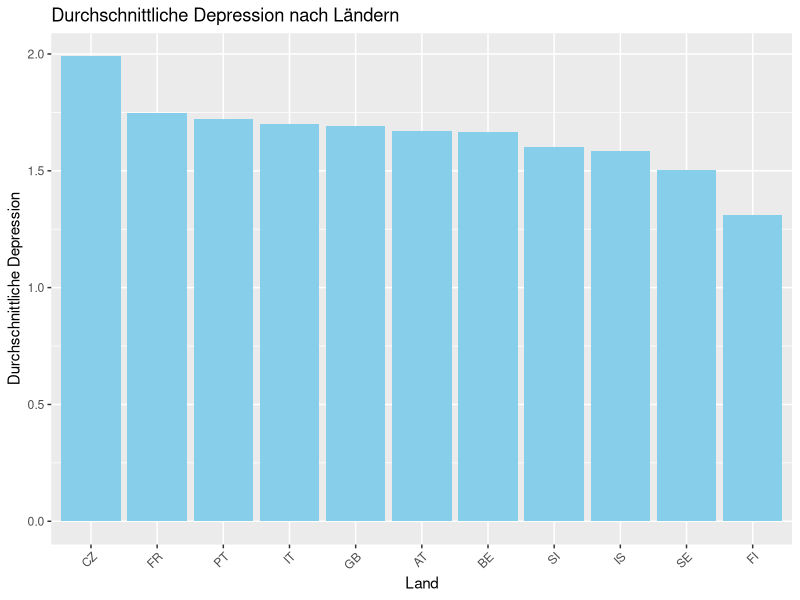
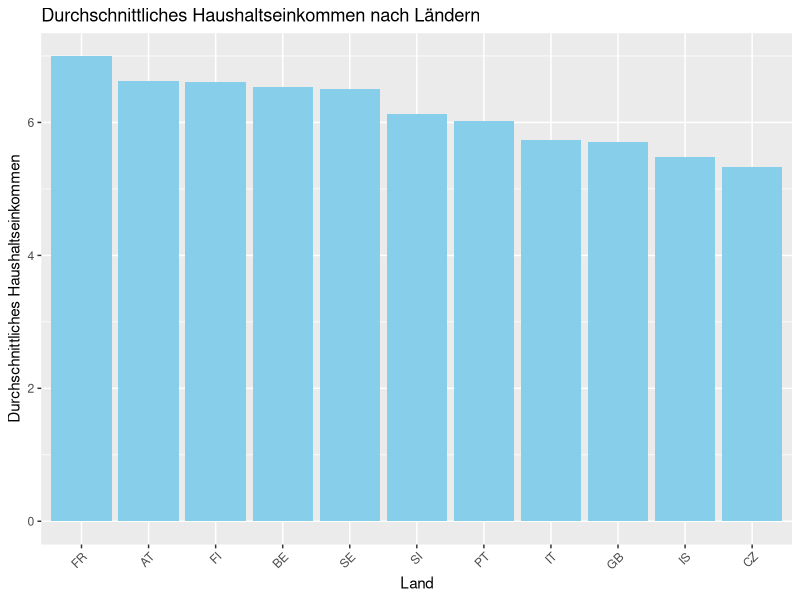
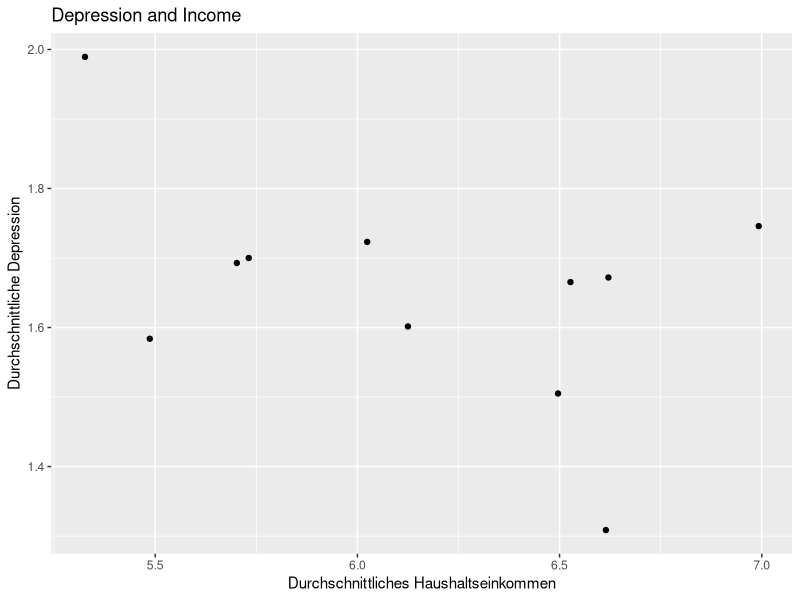
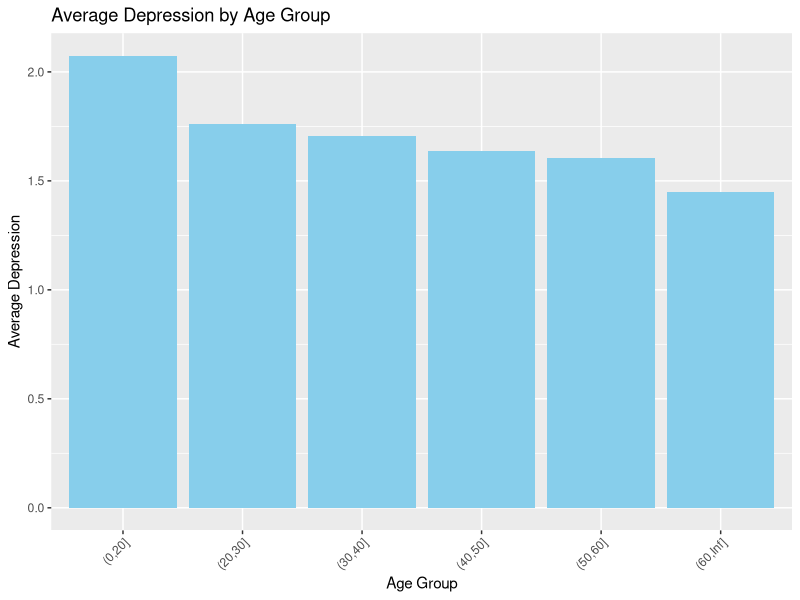
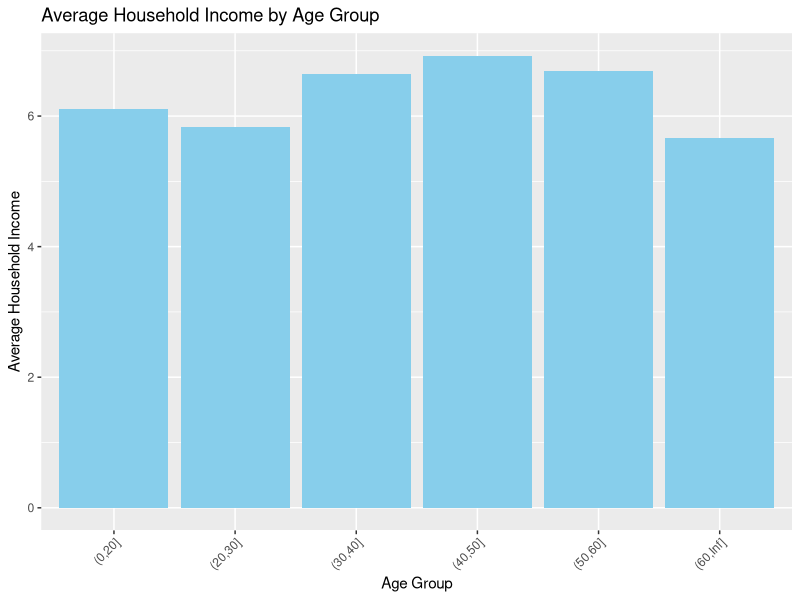
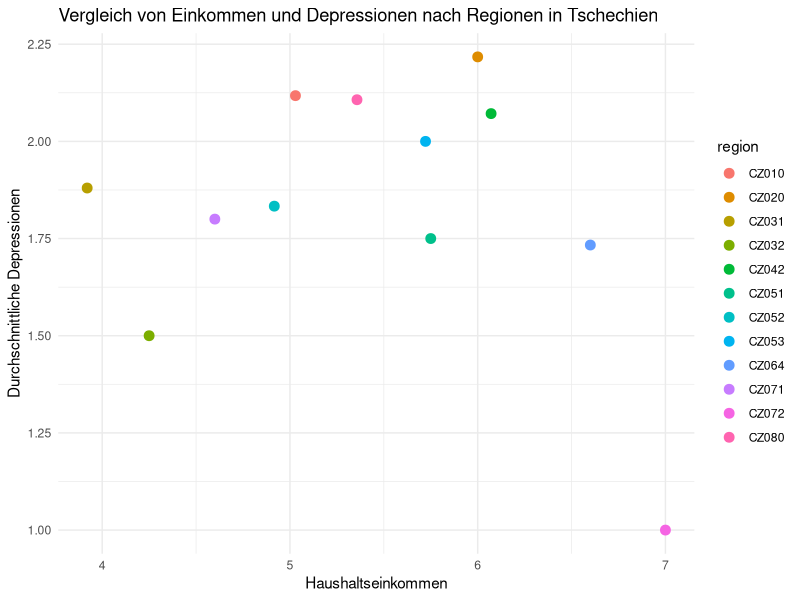

Write R code to recreate these figures, in order.
install.packages("haven")
install.packages("dplyr")
install.packages("ggplot2")
library(haven)
library(dplyr)
library(ggplot2)

# Read the SPSS data file into a dataframe
subset_data <- read.csv("subset_data.csv")
View(subset_data)

# Cleaning Data Filter out rows with missing values in any column
cleaned_data <- subset_data[complete.cases(subset_data), ]
View(cleaned_data)

# Average Depression per Land
depression_by_country <- cleaned_data %>%
  group_by(cntry) %>%
  summarise(avg_depression = mean(w4q47, na.rm = TRUE))

# Bar Chart for average Depression
ggplot(depression_by_country, aes(x = reorder(cntry, -avg_depression), y = avg_depression)) +
  geom_bar(stat = "identity", fill = "skyblue") +
  labs(x = "Land", y = "Durchschnittliche Depression", title = "Durchschnittliche Depression nach Ländern") +
  theme(axis.text.x = element_text(angle = 45, hjust = 1))

# Average household income per country
hincome_by_country <- cleaned_data %>%
  group_by(cntry) %>%
  summarise(avg_hincome = mean(hinctnta, na.rm = TRUE))

# Bar chart for average household income
ggplot(hincome_by_country, aes(x = reorder(cntry, -avg_hincome), y = avg_hincome)) +
  geom_bar(stat = "identity", fill = "skyblue") +
  labs(x = "Land", y = "Durchschnittliches Haushaltseinkommen", title = "Durchschnittliches Haushaltseinkommen nach Ländern") +
  theme(axis.text.x = element_text(angle = 45, hjust = 1))

# Scatterplot between average depression and average household income
ggplot(data = merge(depression_by_country, hincome_by_country, by = "cntry"), aes(x = avg_hincome, y = avg_depression)) +
  geom_point() +
  labs(x = "Durchschnittliches Haushaltseinkommen", y = "Durchschnittliche Depression", title = "Depression and Income")

# Group by age + depression and household income
depression_by_age <- cleaned_data %>%
  group_by(age_group = cut(agea, breaks = c(0, 20, 30, 40, 50, 60, Inf))) %>%
  summarise(avg_depression = mean(w4q47, na.rm = TRUE))

hincome_by_age <- cleaned_data %>%
  group_by(age_group = cut(agea, breaks = c(0, 20, 30, 40, 50, 60, Inf))) %>%
  summarise(avg_hincome = mean(hinctnta, na.rm = TRUE))

# Visualization: Bar chart for average depression by age group
ggplot(depression_by_age, aes(x = age_group, y = avg_depression)) +
  geom_bar(stat = "identity", fill = "skyblue") +
  labs(x = "Age Group", y = "Average Depression", title = "Average Depression by Age Group") +
  theme(axis.text.x = element_text(angle = 45, hjust = 1))

# Visualization: Bar chart for average household income by age group
ggplot(hincome_by_age, aes(x = age_group, y = avg_hincome)) +
  geom_bar(stat = "identity", fill = "skyblue") +
  labs(x = "Age Group", y = "Average Household Income", title = "Average Household Income by Age Group") +
  theme(axis.text.x = element_text(angle = 45, hjust = 1))

# Daten für Tschechien filtern
czech_data <- cleaned_data %>%
  filter(cntry == "CZ")

# Durchschnittliche Depressionen für jede Region in Tschechien berechnen
average_depression <- czech_data %>%
  group_by(region) %>%
  summarise(avg_depression = mean(w4q47, na.rm = TRUE))

# Durchschnittseinkommen für jede Region in Tschechien berechnen
average_income <- czech_data %>%
  group_by(region) %>%
  summarise(avg_income = mean(hinctnta, na.rm = TRUE))

# Zusammenführen der durchschnittlichen Depressionen und des Durchschnittseinkommens nach Region
merged_data <- merge(average_depression, average_income, by = "region")

# Punktdiagramm für Durchschnittseinkommen und durchschnittliche Depressionen nach Region
ggplot(merged_data, aes(x = avg_income, y = avg_depression, color = region)) +
  geom_point(size = 3) +
  labs(x = "Haushaltseinkommen", y = "Durchschnittliche Depressionen", 
       title = "Vergleich von Einkommen und Depressionen nach Regionen in Tschechien") +
  theme_minimal()

# Ordinale Regressionsanalyse
install.packages("ordinal")
library(ordinal)

# Konvertieren der abhängigen Variable in einen Faktor
cleaned_data$w4q47 <- factor(cleaned_data$w4q47)

# Ordinale Regression durchführen
ord_model <- clm(w4q47 ~ gndr + agea + eduyrs + hinctnta, data = cleaned_data)

# Zusammenfassung des Modells anzeigen
summary(ord_model)




#Delete environment
rm(list = ls())
